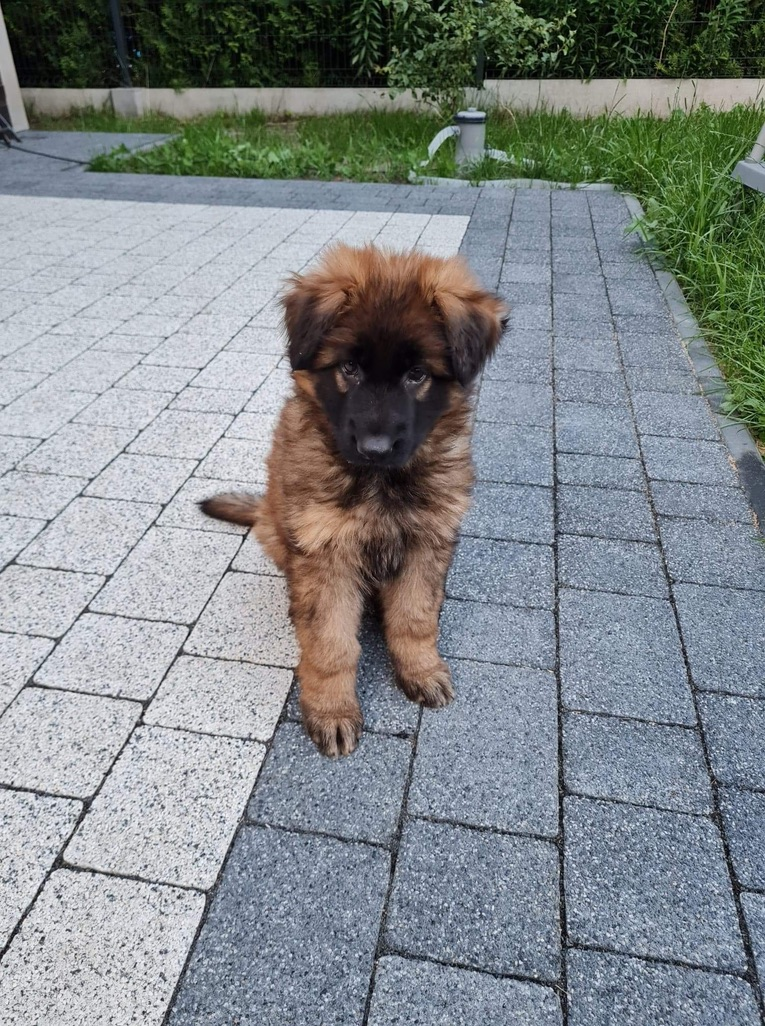
#> input picture task_5/data/dog.jpeg, 765 x 1026 px
$ python task_5.py
#> lines starting #> are read from the running program, lines starting #| are printed output that depends on the picture
import cv2
import numpy as np
import imutils

def load_image(path):
#> called with path = 'data/dog.jpeg'
    image = cv2.imread(path)
#> image is the input picture: shape (1026, 765, 3); mean B, G, R 138.4, 136.4, 130.1
    if image is None:
        raise ValueError(f"Nie można wczytać obrazu: {path}")
    return image

def show_image(title, image):
    cv2.imshow(title, image)
    cv2.waitKey(0)
    cv2.destroyAllWindows()

def task_1(image):
    (h, w) = image.shape[:2]
#> h = 1026; w = 765
    center = (w // 2, h // 2)
#> center = (382, 513)
    M = cv2.getRotationMatrix2D(center, 45, 1.0)
    rotated = cv2.warpAffine(image, M, (w, h))
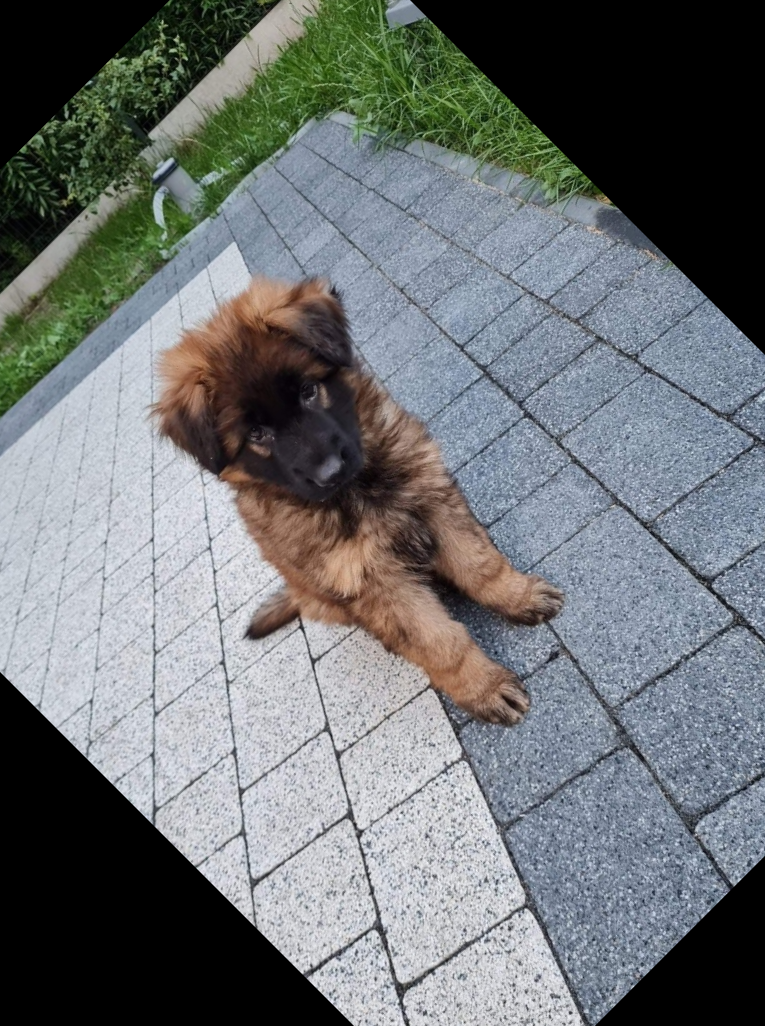
#> rotated: shape (1026, 765, 3); mean B, G, R 115.2, 113.7, 109.4
    show_image("Original", image)
    show_image("Rotated by 45 Degrees", rotated)

def task_2(image):
    (h, w) = image.shape[:2]
#> h = 1026; w = 765
    center = (w // 2, h // 2)
#> center = (382, 513)
    M = cv2.getRotationMatrix2D(center, -90, 1.0)
    rotated = cv2.warpAffine(image, M, (w, h))
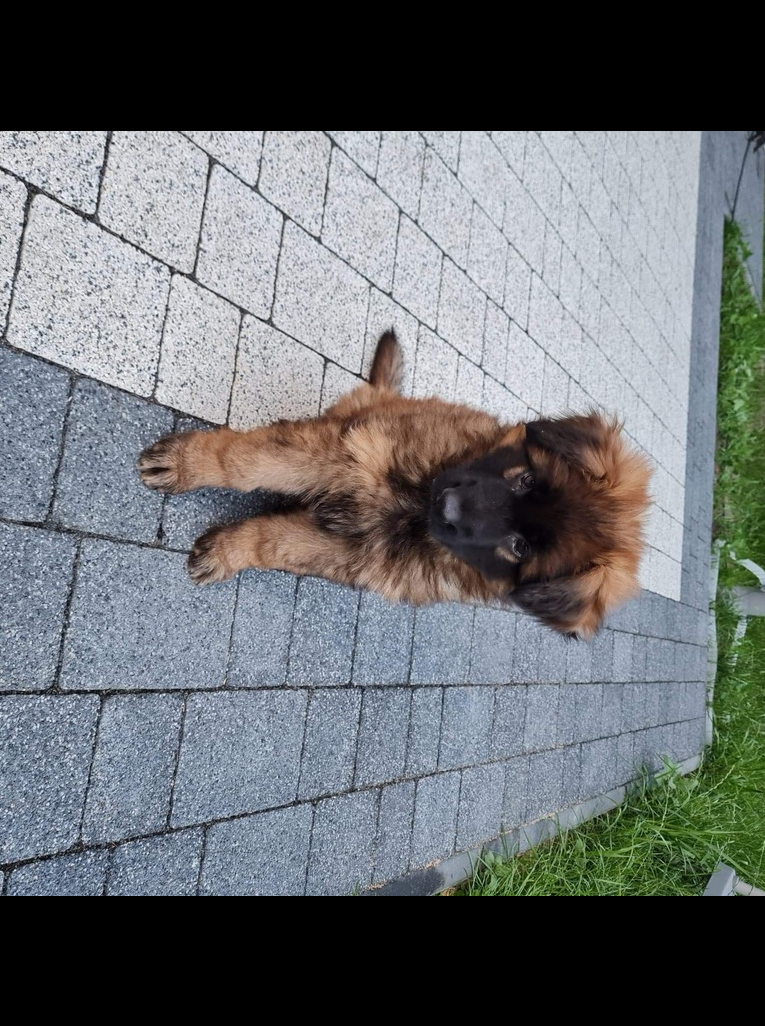
#> rotated: shape (1026, 765, 3); mean B, G, R 111.6, 109, 105.1
    show_image("Rotated by -90 Degrees", rotated)

def task_3(image):
    (h, w) = image.shape[:2]
#> h = 1026; w = 765
    M = cv2.getRotationMatrix2D((0, 0), 30, 1.0)
    rotated = cv2.warpAffine(image, M, (w, h))
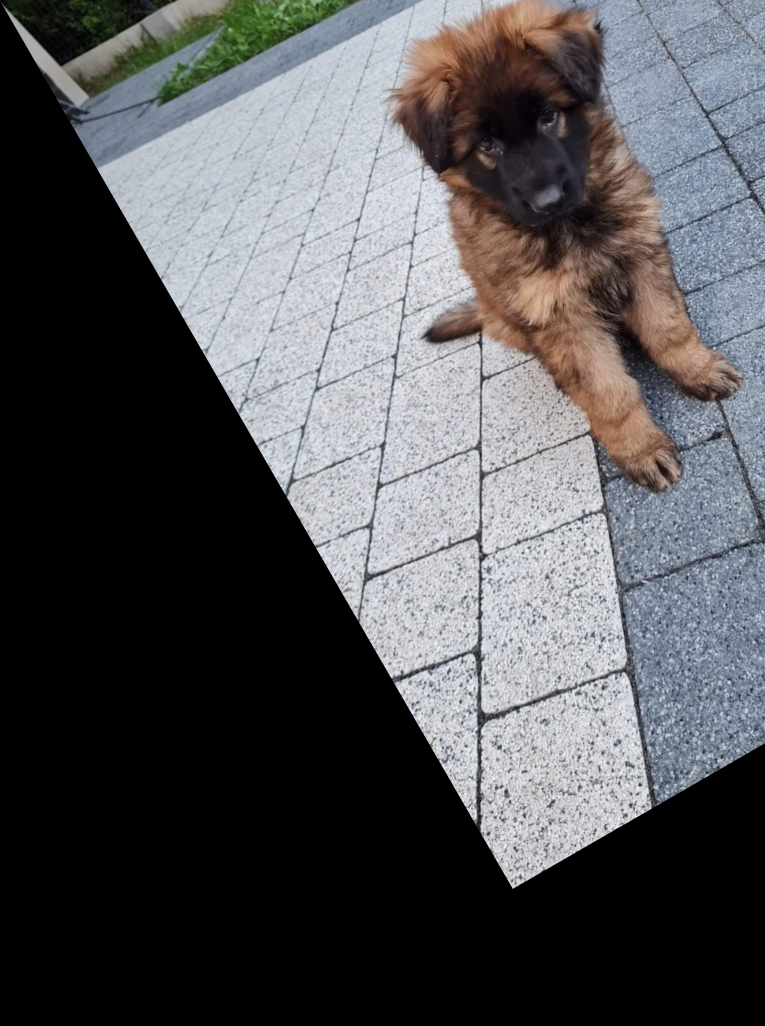
#> rotated: shape (1026, 765, 3); mean B, G, R 86.7, 84.4, 84.3
    show_image("Rotated around (0, 0) by 30 Degrees", rotated)

def task_4(image):
    angle = float(input("Podaj kąt obrotu: "))
#> the answer given: 3
    (h, w) = image.shape[:2]
#> h = 1026; w = 765
    center = (w // 2, h // 2)
#> center = (382, 513)
    M = cv2.getRotationMatrix2D(center, angle, 1.0)
    rotated = cv2.warpAffine(image, M, (w, h))
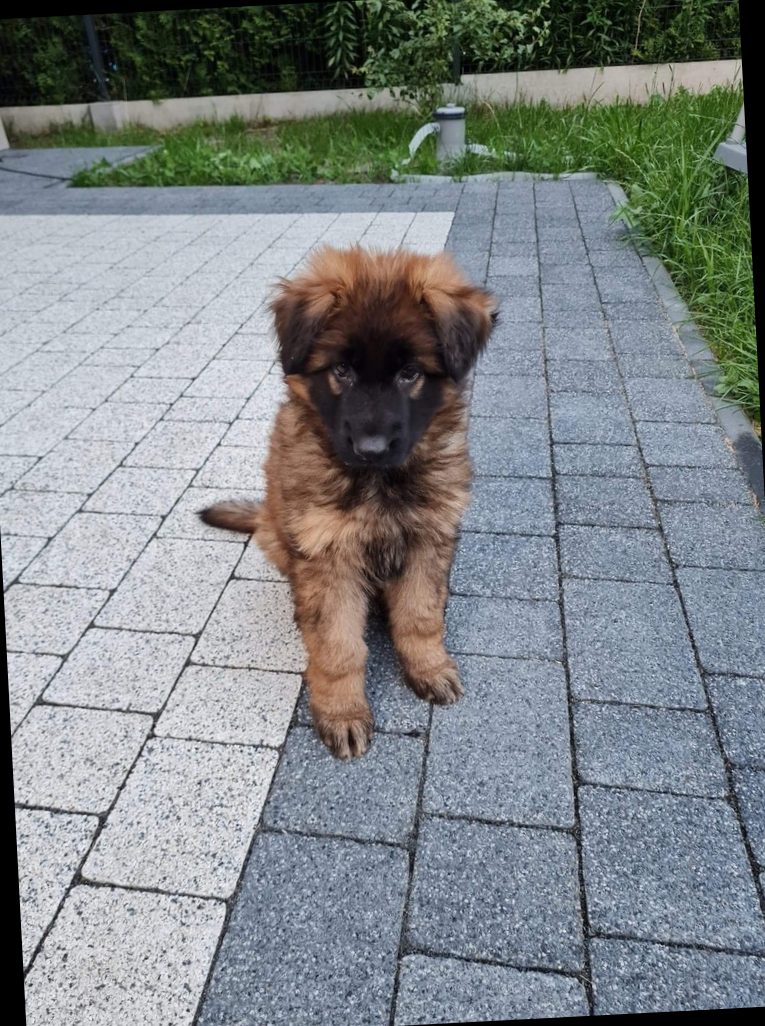
#> rotated: shape (1026, 765, 3); mean B, G, R 135.2, 133.3, 127.2
    show_image(f"Rotated by {angle} Degrees", rotated)

def task_5(image):
    rotated = imutils.rotate(image, 180)
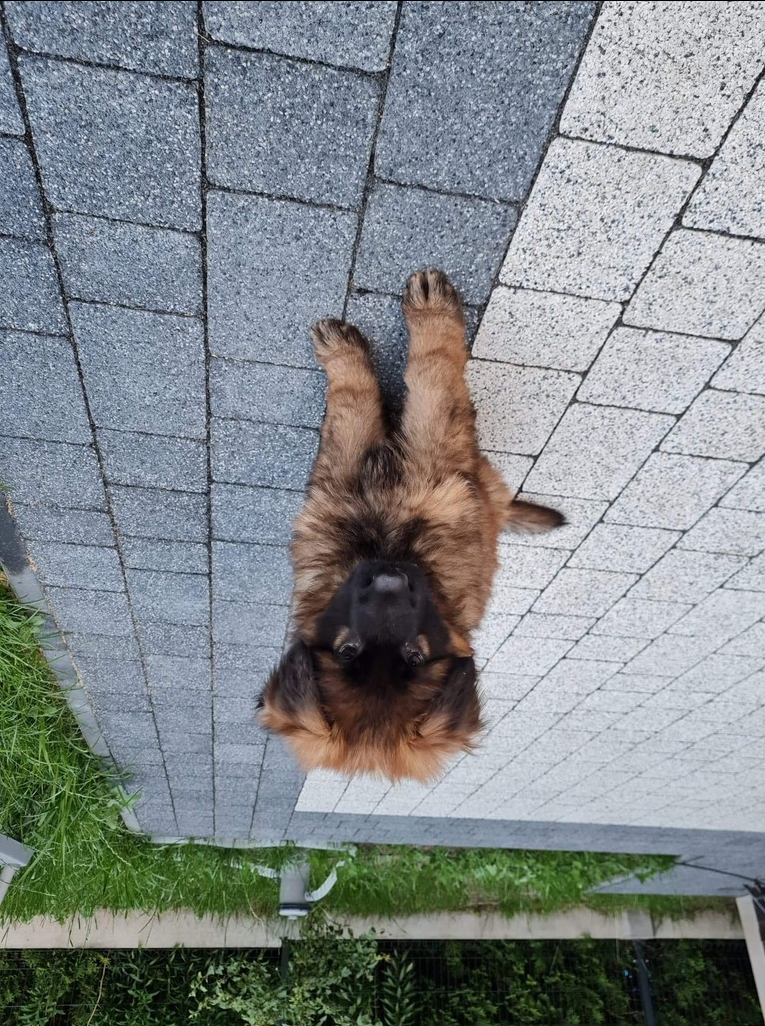
#> rotated: shape (1026, 765, 3); mean B, G, R 138.4, 136.4, 130.1
    show_image("Rotated by 180 Degrees (imutils.rotate)", rotated)

def task_6(image):
    rotated = imutils.rotate_bound(image, -33)
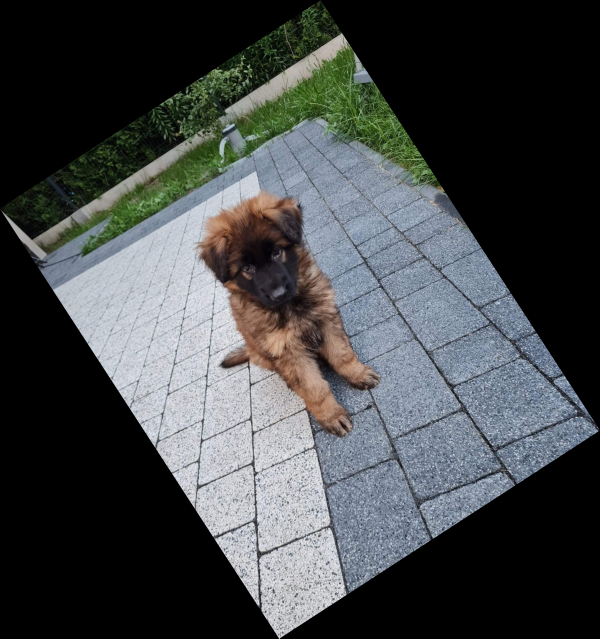
#> rotated: shape (1277, 1200, 3) (shown at 1/2 size); mean B, G, R 70.9, 69.9, 66.6
    show_image("Rotated by -33 Degrees (rotate_bound)", rotated)

def task_7(image):
    (h, w) = image.shape[:2]
    center = (w // 2, h // 2)
    M = cv2.getRotationMatrix2D(center, 60, 1.0)
    rotated_cv2 = cv2.warpAffine(image, M, (w, h))
    rotated_imutils = imutils.rotate(image, -60)
    show_image("Rotated by 60 Degrees (cv2.warpAffine)", rotated_cv2)
    show_image("Rotated by 60 Degrees (imutils.rotate)", rotated_imutils)

def task_8(image):
    (h, w) = image.shape[:2]
    center = (w // 2, h // 2)
    rotated = image.copy()
    for _ in range(3):
        M = cv2.getRotationMatrix2D(center, 30, 1.0)
        rotated = cv2.warpAffine(rotated, M, (w, h))
    show_image("3x 30 Degrees Rotation", rotated)

    M90 = cv2.getRotationMatrix2D(center, 90, 1.0)
    rotated90 = cv2.warpAffine(image, M90, (w, h))
    show_image("Single 90 Degrees Rotation", rotated90)

def task_9(image):
    (h, w) = image.shape[:2]
    center = (w // 2, h // 2)
    M = cv2.getRotationMatrix2D(center, 75, 1.0)
    rotated = cv2.warpAffine(image, M, (w, h))
    cv2.imwrite("rotated_output.jpg", rotated)
    print("Zapisano obraz jako rotated_output.jpg")
    show_image("Rotated and Saved", rotated)

def task_10(image):
    (h, w) = image.shape[:2]
    center = (w // 2, h // 2)
    for angle in range(0, 361, 15):
        M = cv2.getRotationMatrix2D(center, angle, 1.0)
        rotated = cv2.warpAffine(image, M, (w, h))
        cv2.imshow(f"Rotation {angle} Degrees", rotated)
        cv2.waitKey(500)
    cv2.destroyAllWindows()


image = load_image("data/dog.jpeg")
task_1(image)
task_2(image)
task_3(image)
task_4(image)
task_5(image)
task_6(image)
task_7(image)
task_8(image)
task_9(image)
task_10(image)

$ run again, with task_1/data/dog.jpeg copied over task_5/data/dog.jpeg
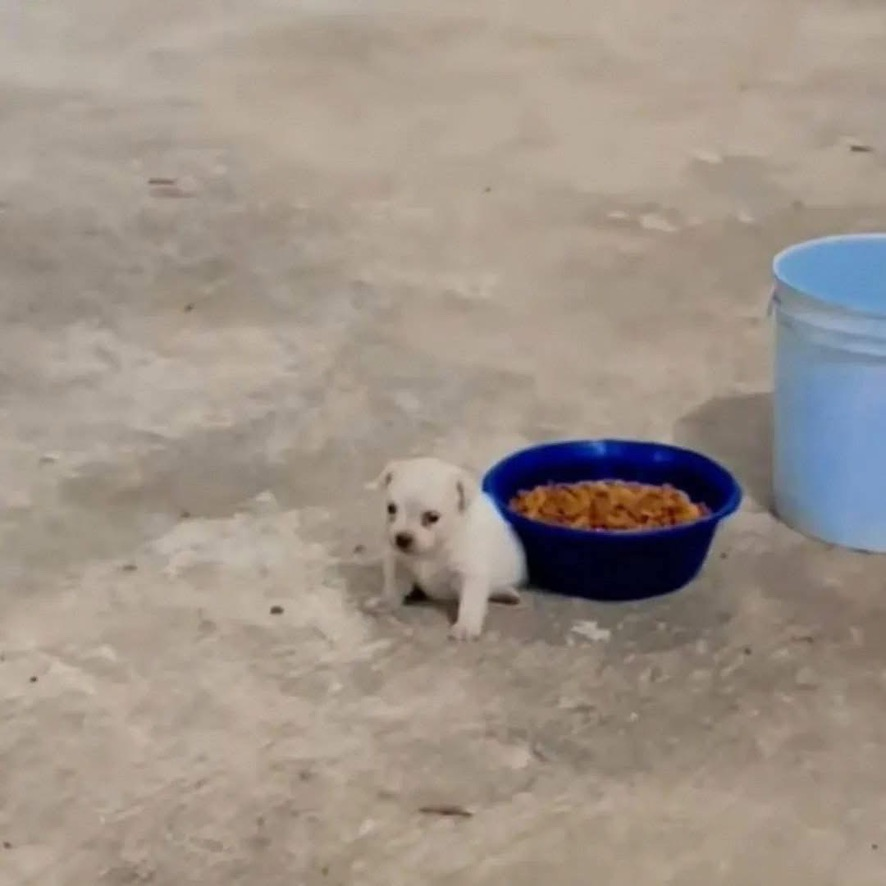
#> input picture task_1/data/dog.jpeg, 886 x 886 px
#> in load_image, image is the input picture: shape (886, 886, 3); mean B, G, R 136.3, 146.8, 158.4
#> in task_5, `rotated = imutils.rotate(image, 180)`:
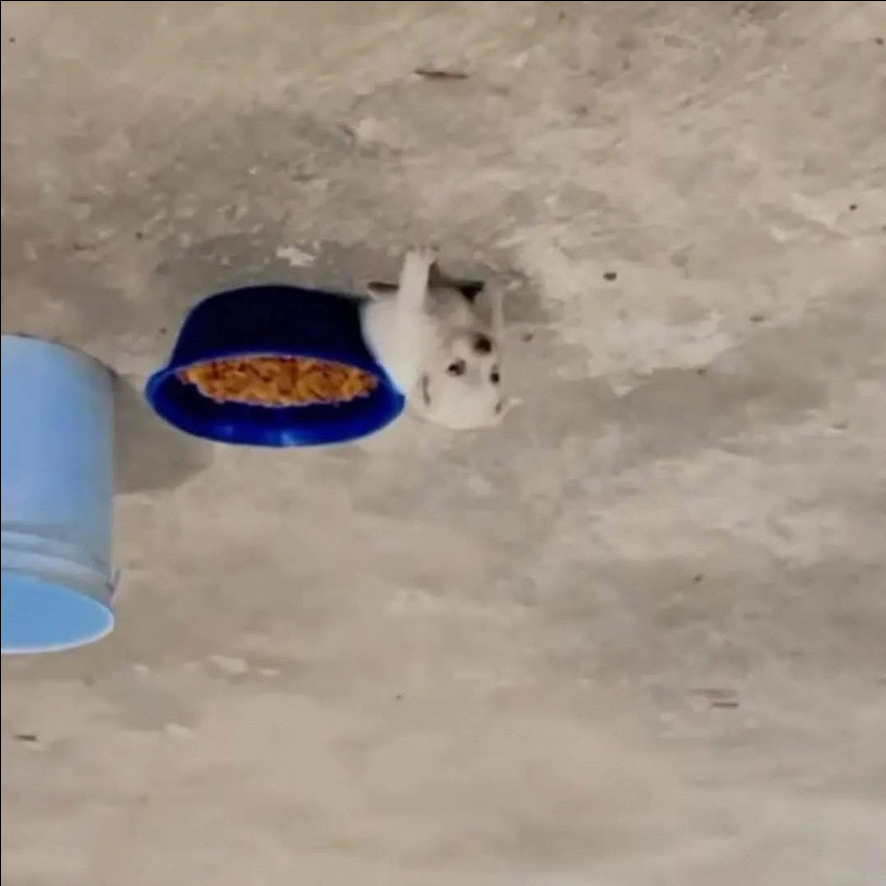
#> rotated: shape (886, 886, 3); mean B, G, R 136, 146.4, 158
#> in task_6, `rotated = imutils.rotate_bound(image, -33)`:
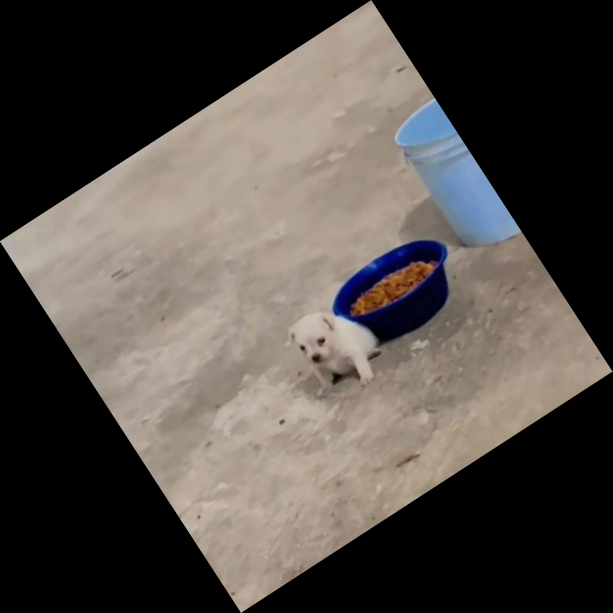
#> rotated: shape (1225, 1225, 3) (shown at 1/2 size); mean B, G, R 71.3, 76.8, 82.9

$ run again, with task_1/data/ruby.jpeg copied over task_5/data/dog.jpeg
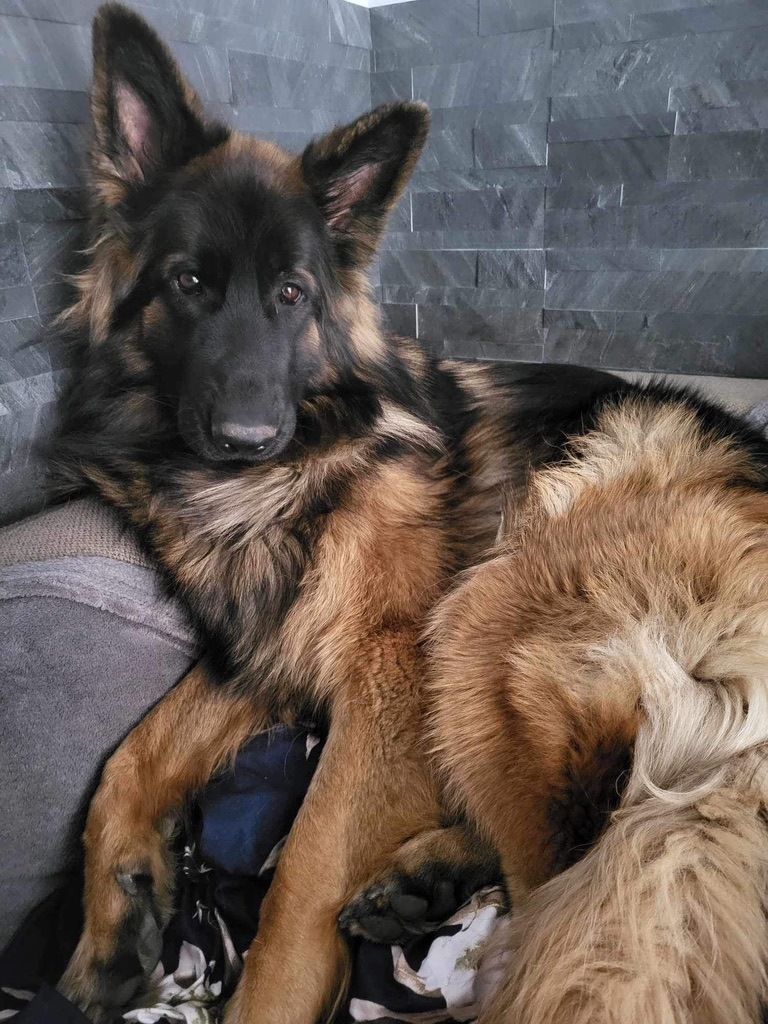
#> input picture task_1/data/ruby.jpeg, 768 x 1024 px
#> in load_image, image is the input picture: shape (1024, 768, 3); mean B, G, R 84.9, 91, 102.2
#> in task_5, `rotated = imutils.rotate(image, 180)`:
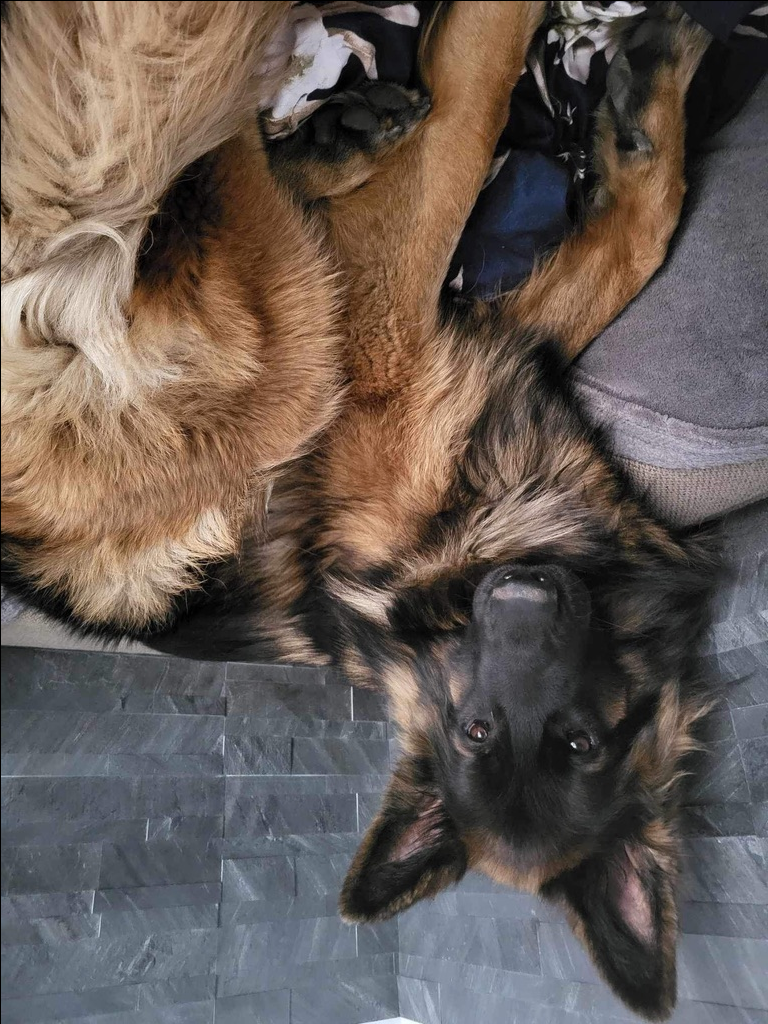
#> rotated: shape (1024, 768, 3); mean B, G, R 84.6, 90.8, 102
#> in task_6, `rotated = imutils.rotate_bound(image, -33)`:
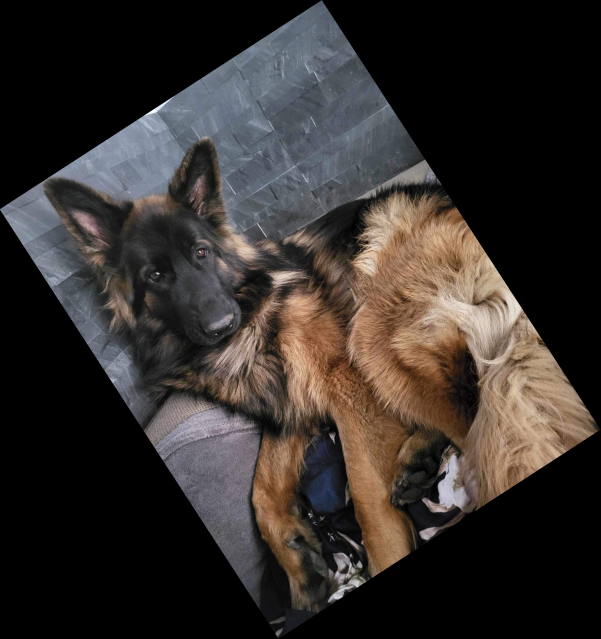
#> rotated: shape (1277, 1201, 3) (shown at 1/2 size); mean B, G, R 43.6, 46.7, 52.4
